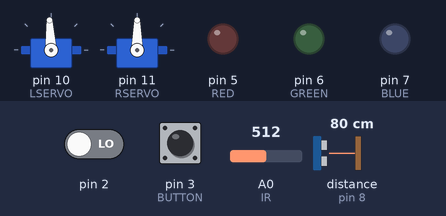
Bench run of a sketch on a simulated Arduino Uno, built with avr-gcc and run on an emulated ATmega328P. Parts: 2 × servo, output pins drawn as LEDs (lit = HIGH). Wiring (inferred from the names in the program): ultrasonic range finder: trigger pin 9; echo pin 8. Inputs (shaded band) come from the test bench; at power-on: pin 3 (BUTTON) HIGH, pin 2 LOW, A0 (IR) = 512, distance to the obstacle (sensor on pin 8) 80 cm. The echo pulse lasts 58.3 µs per cm; random numbers use the default seed unless the sketch sets one; pins used as bus, display or sensor lines are not drawn; what the sketch prints to the serial monitor is not drawn.

Above: at 2.2 s.
2.3 s: pin 3 (BUTTON) pulled LOW for 0.15 s
At 2.8 s:
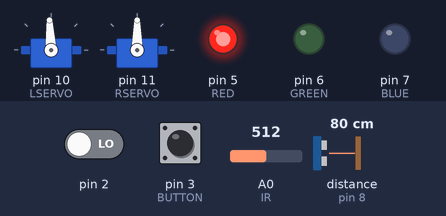
3.9 s: pin 3 (BUTTON) pulled LOW for 1 s
At 5.3 s:
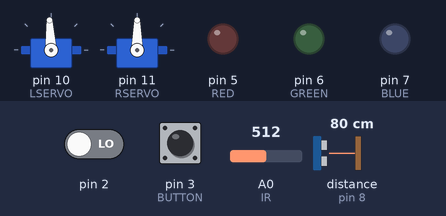
6.4 s: pin 2 driven HIGH
9.4 s: pin 3 (BUTTON) pulled LOW for 0.15 s
At 10.6 s:
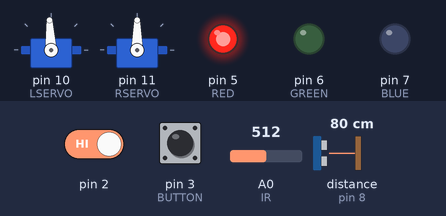
12.5 s: pin 3 (BUTTON) pulled LOW for 3.2 s
At 16.3 s:
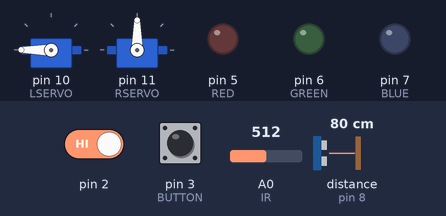
Timing chart, 0 to 18.2 s (numbered marks = the images above; inputs shaded):
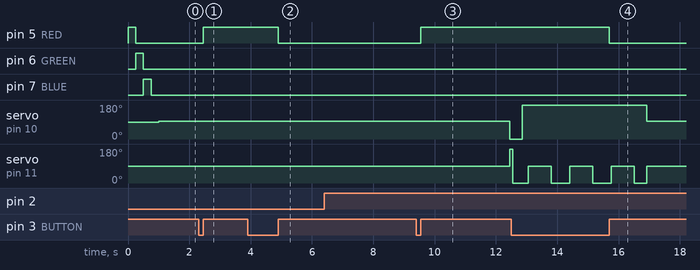

Measured:
- after the input at 2.3 s, pin 5 (RED): LOW → HIGH after 0.15 s
- after the input at 3.9 s, pin 5 (RED): HIGH → LOW after 1.0 s
- after the input at 6.4 s, every drawn part: stays the same
- after the input at 9.4 s, pin 5 (RED): LOW → HIGH after 0.15 s
- after the input at 12.5 s, pin 5 (RED): HIGH → LOW after 3.2 s
- by itself, servo on pin 11 (RSERVO): repeats every 1.4 s: 90° 0.75 s, 0° 0.61 s

The sketch:

CSCE236_honors_rev1.ino
```cpp
/*

Maze solving robot

This code uses an Ultrasonic sensor (HC-SR04) to detect walls to the right
of the robot and a forward bump sensor to detect when the robot has encountered
a wall. It uses the right hand rule to navigate a maze from start to finish and
it uses an IR sensor to detect the end point of the maze.

Class: CSCE 236
Author: Christian Laney
Date of last revision: 5/4/14

*/

#include <avr/io.h>
#include <Servo.h>

#define IR A0
#define LSERVO 10
#define RSERVO 11
#define BUTTON 3
#define BUMP 2
#define RED 5
#define GREEN 6
#define BLUE 7
#define ECHO 8 //Echo pin for ultrasonic sensor
#define TRIG 9 //Trigger pin for ultrasonic sensor

Servo lservo;
Servo rservo;

int buttonStateGo = HIGH;
int lastButtonStateGo = HIGH;
long lastDebounceTimeGo = 0;
long debounceDelayGo = 50;

double nearBound;
double farBound;

boolean wall = false;
boolean beginMoving = false;
boolean first = true;

//##############################################################################################################################################
//Triggers
//##############################################################################################################################################

void movingSwitch() {
  digitalWrite(GREEN,LOW);
    beginMoving = !beginMoving;
    digitalWrite(RED, !digitalRead(RED));
}

boolean buttonPressed(){
  int reading = digitalRead(BUTTON);
  boolean pressed = false;
  if (reading != lastButtonStateGo) {
    lastDebounceTimeGo = millis();
  }

  if ((millis() - lastDebounceTimeGo) > debounceDelayGo) {
    if (reading != buttonStateGo) {
      buttonStateGo = reading;
      if (buttonStateGo == HIGH) {
        pressed = true;
      }
    }
  }
  lastButtonStateGo = reading;
  return pressed;
}

void bumped() {
  lservo.write(93);
  rservo.write(90);
  wall = true;
}

//##############################################################################################################################################
//Directional Functions
//##############################################################################################################################################

void forward(double speed) {
	int rspeed = 90 - (90*speed);
	int lspeed = 90 + (90*speed)+10;
    rservo.write(rspeed);
    lservo.write(lspeed);
}

void leftTurn(double speed) {
    int servoTurnSpeed = 90-(90*speed);
   lservo.write(110);
   rservo.write(servoTurnSpeed);
}

void rightTurn(double speed) {
	int servoTurnSpeed = 90+(90*speed);
   lservo.write(servoTurnSpeed);
   rservo.write(76);
}

void halt() {
   lservo.write(93);
   rservo.write(90);
}

void followWall() {

  double val = readUltra();
  if(val>13) {
    doABarrelRoll();
  } else
   if(val>nearBound && val<farBound) {
     Serial.println("straight");
     forward(0.3);
  } else

  if(val>farBound) {
    Serial.println("too far");
    rightTurn(0.3);
  } else

  if(val<nearBound) {
    Serial.println("too close");
    leftTurn(0.3);
  }
}

void turnLeft() {
//  lservo.write(93);
//  rservo.write(90);
//  delay(1000);
  lservo.write(0);
  rservo.write(180);
  delay(100);
  rservo.write(0);
  lservo.write(0);
  delay(300);
//  lservo.write(93);
//  rservo.write(90);
//  delay(1000);
}

void doABarrelRoll() {
//  lservo.write(93);
//  rservo.write(90);
//  delay(1000);
  lservo.write(180);
  rservo.write(0);
  delay(200);
  rservo.write(90);
  delay(750);
  rservo.write(0);
  delay(400);
//  lservo.write(93);
//  rservo.write(90);
//  delay(1000);
}

void victoryDance() {
  long timer = millis();

  while(millis()-timer<5000) {
    lservo.write(180);
    rservo.write(180);
    int pin = 5 + random(3);
    digitalWrite(pin, HIGH);
    delay(100);
    digitalWrite(pin,LOW);
  }
  digitalWrite(GREEN,HIGH);
  lservo.write(93);
  rservo.write(90);
}

//##############################################################################################################################################
//Ultrasonic sensor code
//##############################################################################################################################################

double readUltra() {
  double ret;
  double duration;


    digitalWrite(TRIG, LOW);
  delayMicroseconds(2);
  digitalWrite(TRIG, HIGH);
  delayMicroseconds(10);
  digitalWrite(TRIG, LOW);
  duration = (double) pulseIn(ECHO, HIGH);
  ret = duration/74.0/2.0;

  return ret;
}

void calibrate() {
  double current = readUltra();
  nearBound = current-0.5;
  farBound = current+1;
}

//##############################################################################################################################################
//Initialization Functions
//##############################################################################################################################################

void LEDinit(){
  int LEDdelay = 250;
  pinMode(RED, OUTPUT);
  pinMode(GREEN, OUTPUT);
  pinMode(BLUE, OUTPUT);
   //Turn all off
  digitalWrite(RED,LOW);
  digitalWrite(GREEN,LOW);
  digitalWrite(BLUE,LOW);

  //Test LEDs
  digitalWrite(RED,HIGH);
  delay(LEDdelay);
  digitalWrite(RED,LOW);
  digitalWrite(GREEN,HIGH);
  delay(LEDdelay);
  digitalWrite(GREEN,LOW);
  digitalWrite(BLUE,HIGH);
  delay(LEDdelay);
  digitalWrite(BLUE,LOW);
  delay(LEDdelay);
  }

void SERVOinit() {
    lservo.attach(LSERVO);
    rservo.attach(RSERVO);
    lservo.write(93);
    rservo.write(90);
  }
  //
void BUTTONinit() {
  attachInterrupt(0,bumped,RISING);
  attachInterrupt(1,movingSwitch,RISING);
}

void IRinit() {
  pinMode(IR, INPUT);
}

void ULTRAinit() {
  pinMode(TRIG, OUTPUT);
  pinMode(ECHO, INPUT);
}

//##############################################################################################################################################
//Main Code
//##############################################################################################################################################

void setup() {
  LEDinit();
  SERVOinit();
  BUTTONinit();
  IRinit();
  ULTRAinit();
  calibrate();
  Serial.begin(9600);
  Serial.println("Setup complete.");
}

void loop() {

  if(beginMoving&&analogRead(IR)>900) {
    movingSwitch();
    victoryDance();
  }

  if(beginMoving) {
    if(first) {
     first = false;
     delay(10000);
    }
    if(wall) {
      wall = false;
      turnLeft();
    } else {
      followWall();
    }
  } else {
    halt();
  }

}
```
